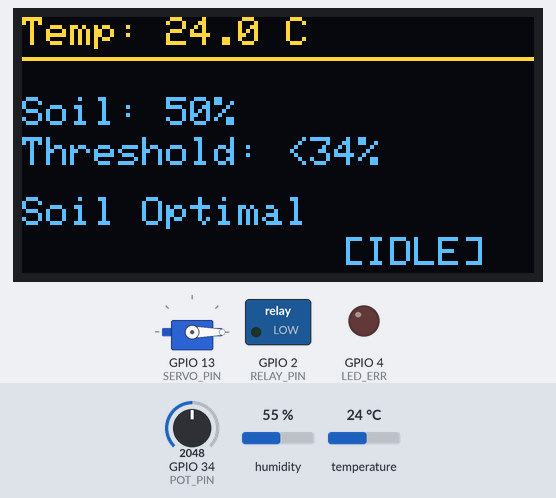
Simulated run of this program. Board: ESP32. Parts: servo, 128×64 one-colour display, switched loads named in the program (green lamp = pin HIGH), output pins drawn as LEDs (lit = HIGH). The test bench sets the inputs (shaded band); at power-on: temperature 24 °C, GPIO 34 (POT_PIN) = 2048, humidity 55 %. The OLED is the two-colour kind (top 16 rows yellow); WiFi joins after 1.5 s; servers stay silent unless stated; web services answer with replies made up by the test bench; what the program prints to the serial monitor is not drawn.

Above: at 3.7 s.
3.8 s: temperature set to 29.7 °C
At 5.1 s:
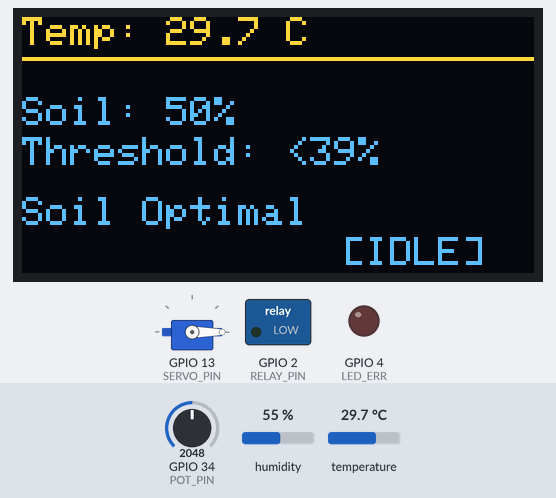
6.1 s: temperature set to 30.4 °C
At 8.0 s:
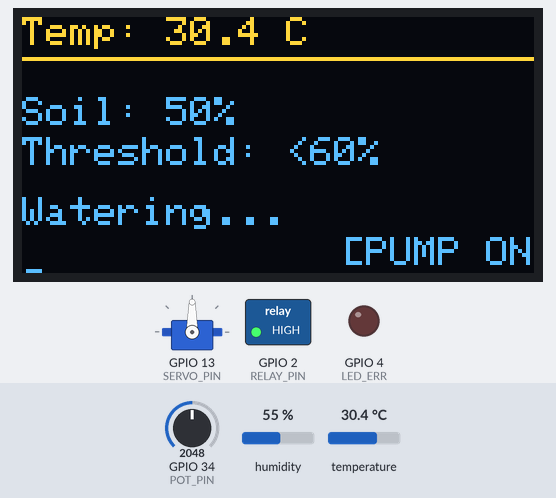
8.3 s: GPIO 34 (POT_PIN) set to 46
At 9.5 s:
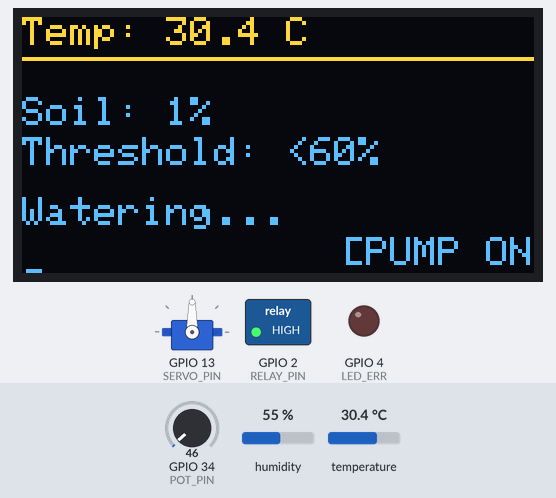
9.8 s: GPIO 34 (POT_PIN) set to 36
At 10.4 s:
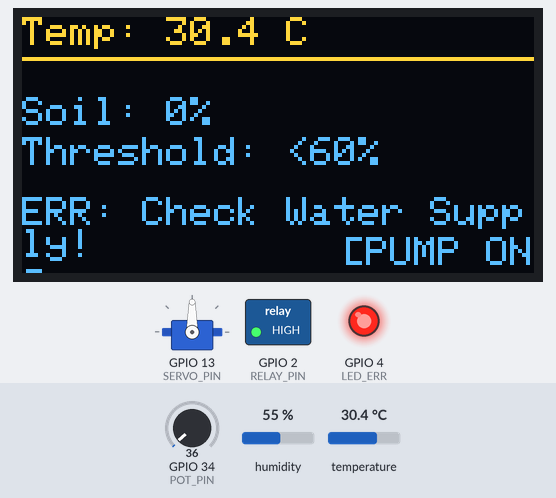
11.4 s: temperature set to 12 °C
At 13.9 s:
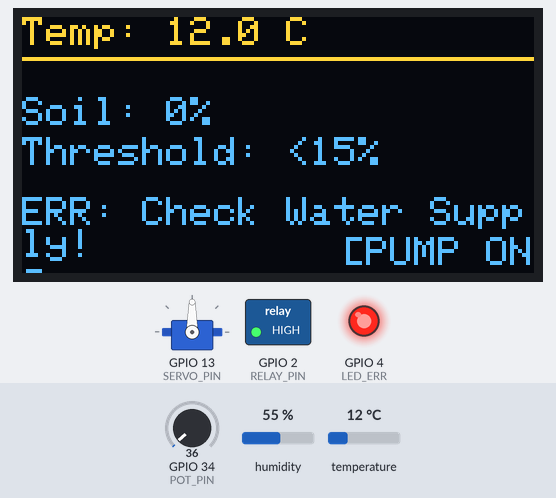
14.6 s: GPIO 34 (POT_PIN) set to 100
At 15.5 s:
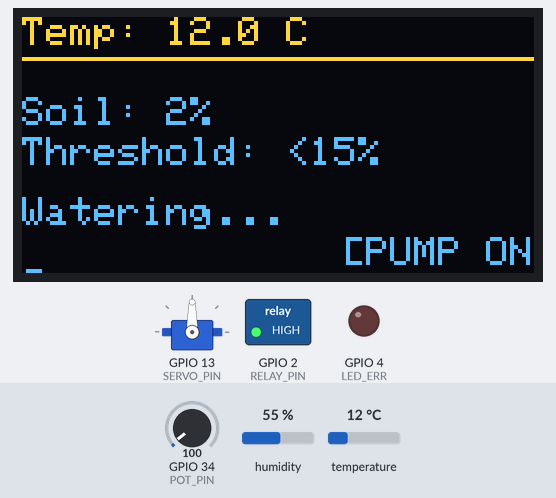
Timing chart, 0 to 17.2 s (numbered marks = the images above; inputs shaded):
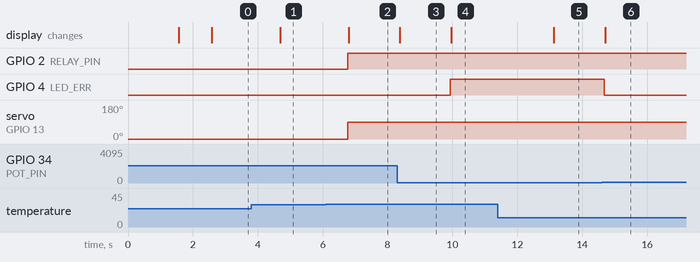

The program:

main.cpp
```cpp
#include <Arduino.h>
#include <WiFi.h>
#include <HTTPClient.h>
#include <Wire.h>
#include <Adafruit_GFX.h>
#include <Adafruit_SSD1306.h>
#include <DHT.h>
#include <ESP32Servo.h>

const char* apiKey = "OQA4QZKCQ92DUUJU";
const char* server = "http://api.thingspeak.com";
const char* ssid = "Wokwi-GUEST";
const char* password = "";

#define SCREEN_WIDTH 128
#define SCREEN_HEIGHT 64
Adafruit_SSD1306 display(SCREEN_WIDTH, SCREEN_HEIGHT, &Wire, -1);

#define DHTPIN 15
#define DHTTYPE DHT22
#define POT_PIN 34
#define RELAY_PIN 2
#define SERVO_PIN 13
#define LED_ERR 4

DHT dht(DHTPIN, DHTTYPE);
Servo valveServo;

float temp = 25.0;
int soilMoisture = 0;
int adaptiveThreshold = 30;
bool pumpState = false;
String systemMsg = "System OK";
int errorCode = 0;

void setup_wifi();
void sendToThingSpeak();
void updateDisplay();
void runAdaptiveLogic();

void setup() {
  Serial.begin(115200);
  setup_wifi();

  pinMode(RELAY_PIN, OUTPUT);
  pinMode(LED_ERR, OUTPUT);
  dht.begin();
  valveServo.attach(SERVO_PIN);
  valveServo.write(0);

  if(!display.begin(SSD1306_SWITCHCAPVCC, 0x3C)) {
    Serial.println(F("SSD1306 failed"));
    for(;;);
  }
  display.clearDisplay();
  display.setTextColor(SSD1306_WHITE);
  display.println("Agro Control Init...");
  display.display();
  delay(1000);
}

void loop() {
  float t = dht.readTemperature();
  if (!isnan(t)) temp = t;

  int val = analogRead(POT_PIN);
  soilMoisture = map(val, 0, 4095, 0, 100);

  runAdaptiveLogic();

  if (pumpState) {
    digitalWrite(RELAY_PIN, HIGH);
    valveServo.write(90);
  } else {
    digitalWrite(RELAY_PIN, LOW);
    valveServo.write(0);
  }

  digitalWrite(LED_ERR, (errorCode > 0) ? HIGH : LOW);

  updateDisplay();

  static unsigned long timer = 0;
  if (millis() - timer > 15000) {
    timer = millis();
    sendToThingSpeak();
  }

  delay(500);
}

void runAdaptiveLogic() {

  if (temp > 30.0) {
    adaptiveThreshold = 60;
  } else if (temp < 15.0) {
    adaptiveThreshold = 15;
  } else {
    adaptiveThreshold = 30 + (int)(temp - 20);
  }

  if (soilMoisture < adaptiveThreshold) {
    pumpState = true;
    systemMsg = "Watering...";
    errorCode = 0;
  }
  else if (soilMoisture > (adaptiveThreshold + 10)) {
    pumpState = false;
    systemMsg = "Soil Optimal";
    errorCode = 0;
  }


  if (pumpState && soilMoisture == 0) {
    systemMsg = "ERR: Check Water Supply!";
    errorCode = 1;
  }
}

void updateDisplay() {
  display.clearDisplay();
  display.setTextSize(1);
  display.setCursor(0,0);
  display.print("Temp: "); display.print(temp, 1); display.println(" C");

  display.drawLine(0, 10, 128, 10, SSD1306_WHITE);

  display.setCursor(0, 20);
  display.print("Soil: "); display.print(soilMoisture); display.println("%");

  display.setCursor(0, 30);
  display.print("Threshold: <"); display.print(adaptiveThreshold); display.println("%");

  display.setTextSize(1);
  display.setCursor(0, 45);
  if (errorCode > 0) display.setTextColor(SSD1306_INVERSE);
  display.println(systemMsg);
  display.setTextColor(SSD1306_WHITE);

  display.setCursor(80, 55);
  display.print(pumpState ? "[PUMP ON]" : "[IDLE]");

  display.display();
}

void setup_wifi() {
  Serial.print("WiFi");
  WiFi.begin(ssid, password);
  while (WiFi.status() != WL_CONNECTED) {
    delay(500); Serial.print(".");
  }
  Serial.println(" OK");
}

void sendToThingSpeak() {
  if (WiFi.status() == WL_CONNECTED) {
    HTTPClient http;
    String url = String(server) + "/update?api_key=" + String(apiKey) +
                 "&field1=" + String(soilMoisture) +
                 "&field2=" + String(adaptiveThreshold) +
                 "&field3=" + String(pumpState) +
                 "&field4=" + String(errorCode);
    http.begin(url);
    http.GET();
    http.end();
  }
}
```

Measured:
- the behaviour switches between 30 and 30.1 °C on temperature (found by bisection; images 1 and 2)
- the behaviour switches between 41 and 40 on GPIO 34 (POT_PIN) (found by bisection; images 3 and 4)
- after the input at 3.8 s, the display: changes after 0.90 s (image 1)
- after the input at 6.1 s, GPIO 2 (RELAY_PIN): LOW → HIGH after 0.68 s; servo on GPIO 13 (SERVO_PIN): 0° → 90° after 0.68 s; the display: changes after 0.71 s (image 2)
- after the input at 8.3 s, the display: changes after 0.08 s (image 3)
- after the input at 9.8 s, GPIO 4 (LED_ERR): LOW → HIGH after 0.14 s; the display: changes after 0.17 s (image 4)
- after the input at 11.4 s, the display: changes after 1.7 s (image 5)
- after the input at 14.6 s, GPIO 4 (LED_ERR): HIGH → LOW after 0.08 s; the display: changes after 0.11 s (image 6)
